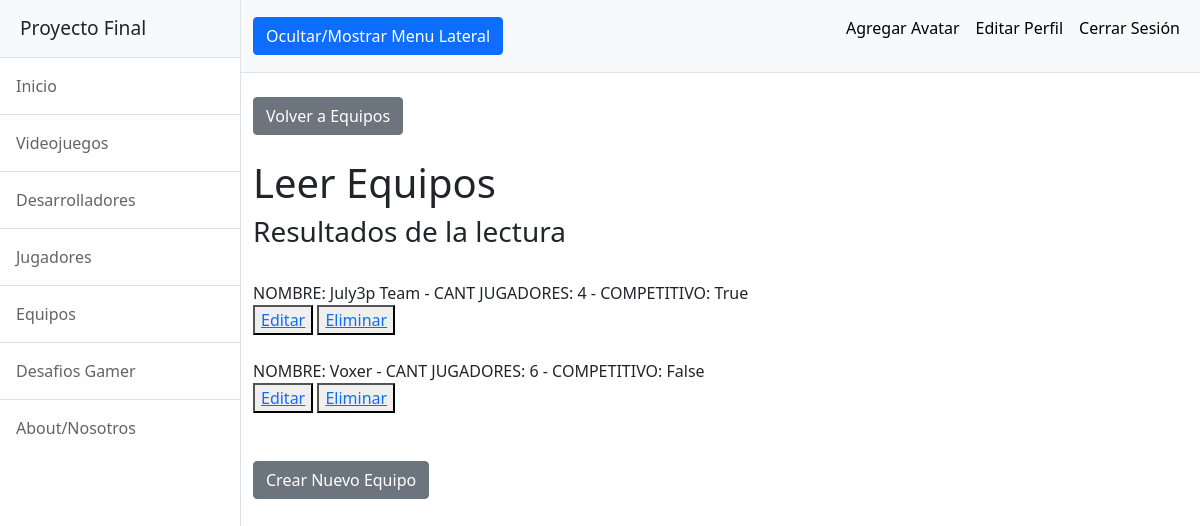
/AppFinal/equiposLeer (signed in), run on the app's committed database.
### AppFinal/models.py (models this page shows)
class Equipos(models.Model):
    nombre = models.CharField(max_length=15)
    cantJugadores = models.IntegerField()
    competitivo = models.BooleanField()
    def __str__(self):
        return f"NOMBRE: {self.nombre} - CANT JUGADORES: {self.cantJugadores} - COMPETITIVO: {self.competitivo}"

### AppFinal/views.py (the view)
# urls.py: path('equiposLeer', views.equiposLeer, name="EquiposLeer"),
@login_required
def equiposLeer(request):
    equipos = Equipos.objects.all()
    contexto = {"equipos":equipos}
    return render(request, "AppFinal/equiposLeer.html", contexto)

### AppFinal/templates/AppFinal/equiposLeer.html
{% extends "AppFinal/padre.html" %}
{% load static %}
{% block dynamicContent %}
    <div class="container-fluid">
        <br><a class="btn btn-secondary" href="{% url 'Equipos' %}">Volver a Equipos</a>
        <h1 class="mt-4">Leer Equipos</h1>
        <h3>Resultados de la lectura</h3><br>
        {% for equipo in equipos %}
            {{equipo}}<br>
            <button><a href="{% url 'EquiposEditar' equipo.nombre %}">Editar</a></button>
            <button><a href="{% url 'EquiposEliminar' equipo.nombre %}">Eliminar</a></button><br><br>
        {% endfor %}
        <br><a class="btn btn-secondary" href="{% url 'EquiposFormulario' %}">Crear Nuevo Equipo</a>
    </div>
{% endblock %}

### data on the page
Equipos: nombre+cantJugadores+competitivo "NOMBRE: July3p Team - CANT JUGADORES: 4 - COMPETITIVO: True"
Equipos: nombre+cantJugadores+competitivo "NOMBRE: Voxer - CANT JUGADORES: 6 - COMPETITIVO: False"
